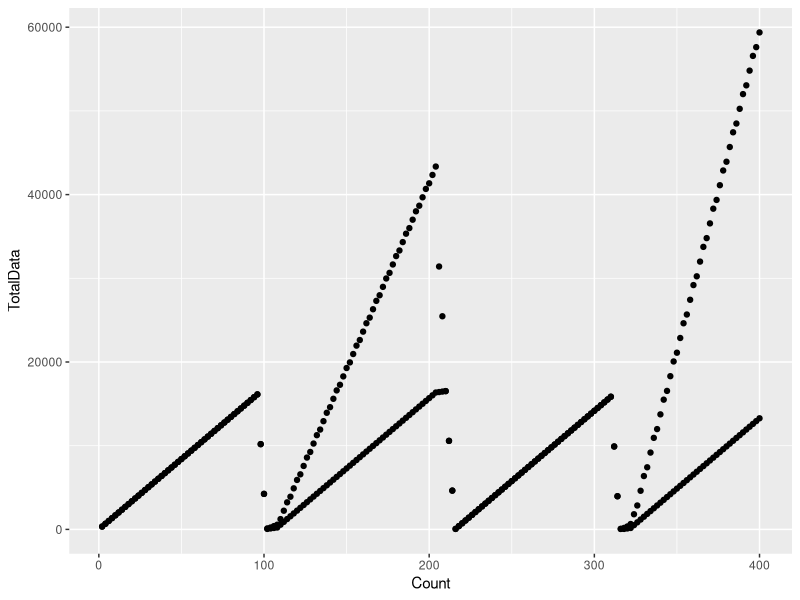

Write the R code that produced this figure.
library(here)
library(data.table)
library(tidyverse)

br2 = fread(here::here("br2data.csv"))

br2[1:200] %>%
  ggplot(aes(x = Count, y = TotalData)) +
  geom_point()+
  geom_point(aes(y = BUSData))

